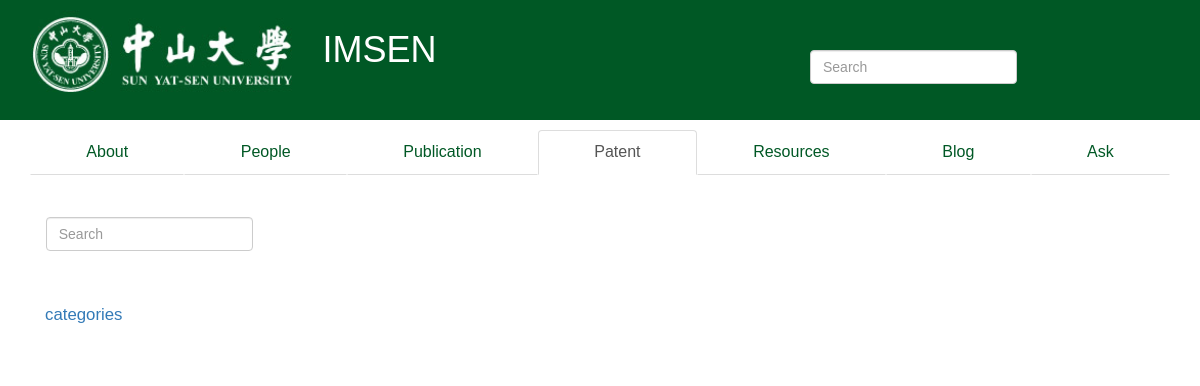
Page /patent/ on the earlier database version.
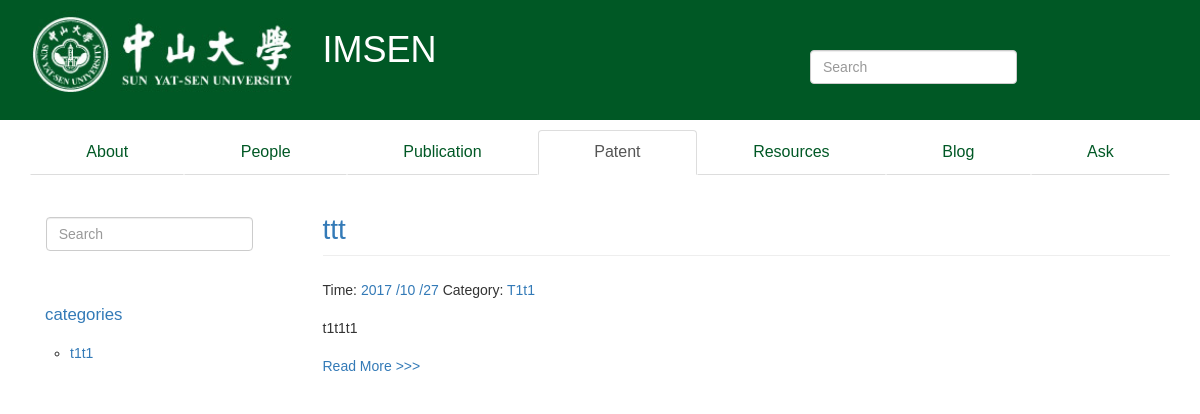
Same page on the later database version.
### IMS/models.py (models this page shows, shortened)
class patent(models.Model):
    title = models.CharField(max_length=100)
    category = models.CharField(max_length=50, null=False)
    date_time = models.DateTimeField(default=timezone.now, null=False)
    content = models.TextField(null=False)
    class Meta:
        ordering = ['-date_time']

### IMS/views.py (the view)
# urls.py: url(r'^patent/$', IMSview.patentHome, name='patentHome'),
def patentHome(request):
    try:
        posts = patent.objects.all()
        categories = posts.values('category').distinct().order_by('category')
        paginator = Paginator(posts, 10)
        page = request.GET.get('page')
        try:
            postList = paginator.page(page)
        except PageNotAnInteger:
            postList = paginator.page(1)
        except EmptyPage:
            postList = paginator.page(paginator.num_pages)
        return render(request, 'patent.html', {'post_list': postList, 'categories': categories})
    except:
        return render(request, 'patent.html')

### templates/patent.html (shortened to what this page needs)
{% extends "base.html" %}
{% load markdown_deux_tags %}
{% block content %}
    <ul class="nav nav-tabs nav-justified" role="tablist">
        <li role="presentation"><a href="/about/">About</a></li>
        <li role="presentation"><a href="/people/">People</a></li>
        <li role="presentation"><a href="/publication/" role="tab">Publication</a></li>
        <li role="presentation" class="active"><a href="/patent/" role="tab">Patent</a></li>
        <li role="presentation"><a href="/resource/">Resources</a></li>
        <li role="presentation"><a href="/blog/">Blog</a></li>
        <li role="presentation"><a href="/ask/">Ask</a></li>
    </ul>
    <div class="row">
        <div class="col-md-3">
            <div class="row-toolbar hidden-print hidden-xs hidden-sm" style="margin-top:16%; margin-left:6%;">
                <form class="form-inline" action="/patent/search/" method="get">
                    <div class="form-group">
                        <input type="text" class="form-control" placeholder="Search" name="search">
                    </div>
                </form>
            </div>
            <nav class="hidden-print hidden-xs hidden-sm">
                <ul class="nav bs-docs-sidenav">
                    <li>
                        <a href="#top" style="font-size:120%">categories</a>
                        <ul>
                            {% for item in categories %}
                            <li><a href="/patent/tag/{{ item.category }}">{{ item.category }}</a></li>
                            {% endfor %}
                        </ul>
                    </li>
                </ul>
            </nav>
        </div>
        <div class="posts col-md-9">
            {% for post in post_list %}
                {% if post.title != "" %}
                    <section class="post">
                    <header class="post-header">
                        <h2 class="post-title page-header"><a
                                href="{% url "patentDetail" id=post.id %}">{{ post.title }}</a></h2>
                        <p class="post-meta">
                            Time: <a class="post-author" href="#">{{ post.date_time |date:"Y /m /d" }}</a>
                            Category: <a class="post-category post-category-js"
                               href="{% url "patentTag" tag=post.category %}">{{ post.category|title }}</a>
                        </p>
                    </header>
                    <div class="post-description">
                        <p>
                            {{ post.content|markdown:'recipe'|truncatewords_html:10|striptags }}
                        </p>
                    </div>
                    <a href="{% url "patentDetail" id=post.id %}" role="button">Read More >>> </a>
                {% endif %}
            </section>
            {% endfor %}
        </div>
    </div>
{% endblock %}

Differences in the rows shown:
added patent: title "ttt", date_time "2017 /10 /27", category "T1t1", content "t1t1t1"
Other differences:
new list line: "t1t1"
